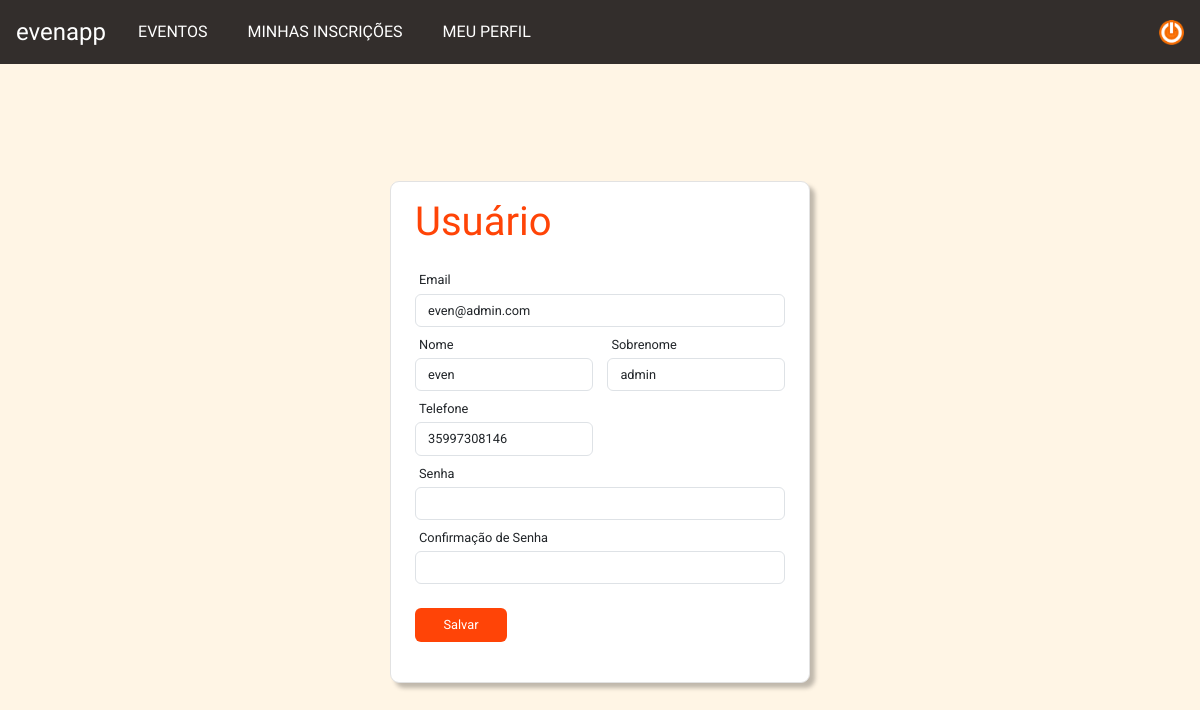
The page /user/edit (signed in) on the database as committed earlier.
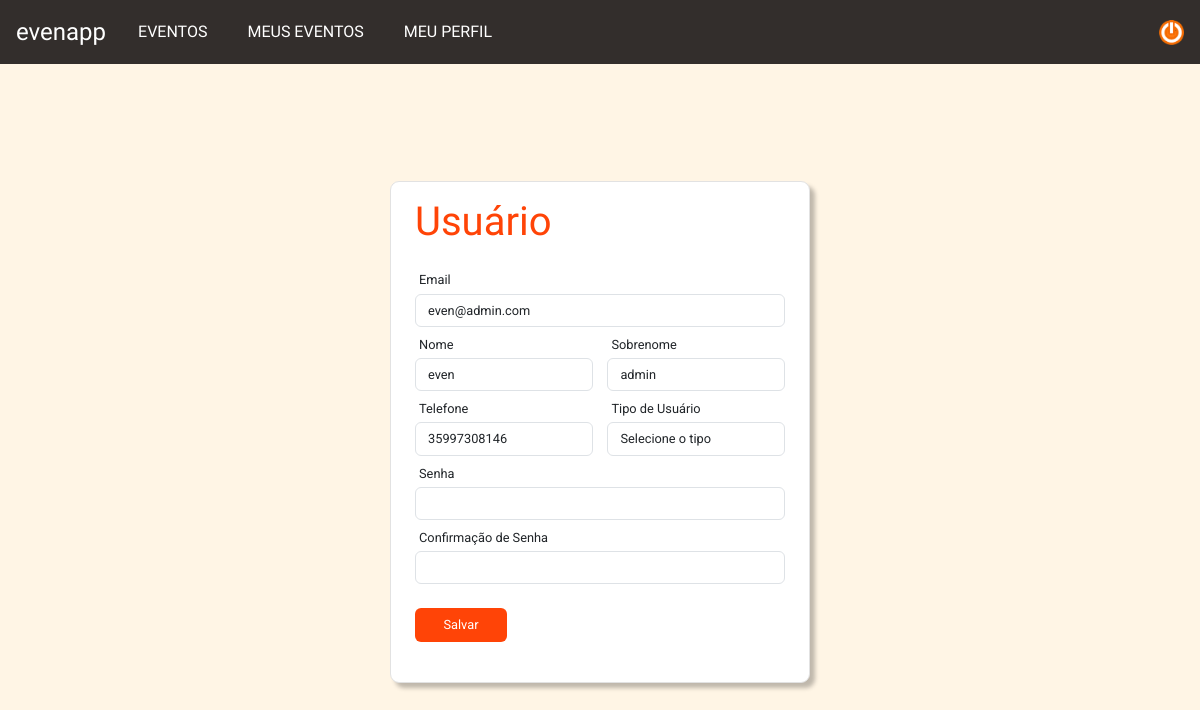
The same page on the database as committed later.
### evenapp/models.py (models this page shows, shortened)
class Usuario(AbstractBaseUser, PermissionsMixin):
    TIPO_USUARIO_CHOICES = [
        ('admin', 'Administrador'),
        ('criador', 'Criador de Evento'),
        ('normal', 'Usuário Normal'),
    ]
    email = models.EmailField(unique=True)
    first_name = models.CharField(max_length=30, blank=True)
    last_name = models.CharField(max_length=30, blank=True)
    telefone = models.CharField(max_length=20, blank=True)
    tipo = models.CharField(max_length=10, choices=TIPO_USUARIO_CHOICES, default='normal')
    is_active = models.BooleanField(default=True)
    is_staff = models.BooleanField(default=False)  # necessário para acessar o admin
    date_joined = models.DateTimeField(default=timezone.now)
    objects = UsuarioManager()
    USERNAME_FIELD = 'email'
    REQUIRED_FIELDS = ['first_name', 'last_name', 'telefone']

### evenapp/views.py (the view)
# urls.py: path('user/edit', views.editUser, name='editUser'),
@login_required
def editUser(request):
    usuario = request.user
    if request.method == 'POST':
        usuario.first_name = request.POST.get('first_name')
        usuario.last_name = request.POST.get('last_name')
        usuario.telefone = request.POST.get('telefone')
        usuario.save()
        return redirect('home')
    return render(request, 'users/create-user.html', {
        'usuario': usuario,
        'modo_edicao': True
    })

### evenapp/templates/users/create-user.html (shortened to what this page needs)
{% extends "base.html" %}
{% load static %}
{% block extra_css %}
<link rel="stylesheet" href="{% static 'css/create-user.css' %}">
{% endblock %}
{% block content %}
<div class="content">
    <div class="user-card">
        <h1 class="title ms-4 py-3">Usuário</h1>
        <form method="POST">
            <div class="field email-field mx-4">
                <p class="ms-1 my-0 mb-1">Email</p>
                <input name="email" type="email" class="form-control" value="{{ usuario.email|default_if_none:'' }}"
                    required>
            </div>
            <div style="display: flex; justify-content: space-between;" class="mx-4">
                <div class="samefield field mt-2">
                    <p class="ms-1 my-0 mb-1">Nome</p>
                    <input name="first_name" type="text" class="form-control"
                        value="{{ usuario.first_name|default_if_none:'' }}" required>
                </div>
                <div class="samefield field mt-2">
                    <p class="ms-1 my-0 mb-1">Sobrenome</p>
                    <input name="last_name" type="text" class="form-control"
                        value="{{ usuario.last_name|default_if_none:'' }}" required>
                </div>
            </div>
            <div style="display: flex; justify-content: space-between;" class="mx-4">
                <div class="samefield field mt-2">
                    <p class="ms-1 my-0 mb-1">Telefone</p>
                    <input name="telefone" type="text" class="form-control"
                        value="{{ usuario.telefone|default_if_none:'' }}" required>
                </div>
                {% if user.is_authenticated and user.tipo == 'admin' %}
                <div class="samefield field mt-2">
                    <p class="ms-1 my-0 mb-1">Tipo de Usuário</p>
                    <select name="tipo" class="form-control" value="{{ usuario.tipo|default_if_none:'' }}" required>
                        <option value="">Selecione o tipo</option>
                    </select>
                </div>
                {% endif %}
            </div>
            <div class="field mt-2  mx-4">
                <p class="ms-1 my-0 mb-1">Senha</p>
                <input name="senha" type="password" class="form-control" value="{{ usuario.senha|default_if_none:'' }}"
                    required>
            </div>
            <div class="field mt-2  mx-4">
                <p class="ms-1 my-0 mb-1">Confirmação de Senha</p>
                <input name="confirmacao_senha" type="password" class="form-control"
                    value="{{ usuario.confirmacao_senha|default_if_none:'' }}" required>
            </div>
            <button type="submit" class="save-button btn  ms-4">
                {% if modo_edicao %}Salvar{% else %}Criar Conta{% endif %}
            </button>
        </form>
    </div>
</div>
{% endblock %}

Rows that differ between the two databases and show on the page:
changed Usuario "even@admin.com": tipo (not shown) → "Selecione o tipo"
Other text that changed with them:
text no longer shown: "MINHAS INSCRIÇÕES"
text now shown: "MEUS EVENTOS Tipo de Usuário"
